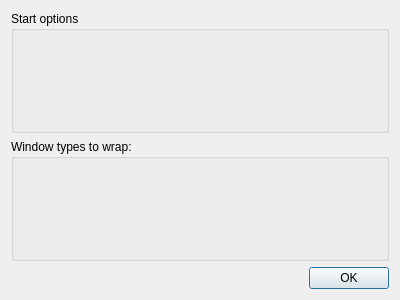
<?xml version="1.0" encoding="UTF-8"?>
<ui version="4.0">
 <class>SettingsDialog</class>
 <widget class="QDialog" name="SettingsDialog">
  <property name="geometry">
   <rect>
    <x>0</x>
    <y>0</y>
    <width>400</width>
    <height>300</height>
   </rect>
  </property>
  <property name="sizePolicy">
   <sizepolicy hsizetype="Preferred" vsizetype="Expanding">
    <horstretch>0</horstretch>
    <verstretch>0</verstretch>
   </sizepolicy>
  </property>
  <property name="windowTitle">
   <string>SkypeTab Settings</string>
  </property>
  <layout class="QVBoxLayout" name="verticalLayout">
   <property name="sizeConstraint">
    <enum>QLayout::SetMinimumSize</enum>
   </property>
   <item>
    <widget class="QGroupBox" name="startOptions">
     <property name="sizePolicy">
      <sizepolicy hsizetype="Preferred" vsizetype="Expanding">
       <horstretch>0</horstretch>
       <verstretch>0</verstretch>
      </sizepolicy>
     </property>
     <property name="title">
      <string>Start options</string>
     </property>
    </widget>
   </item>
   <item>
    <widget class="QGroupBox" name="tabClasses">
     <property name="sizePolicy">
      <sizepolicy hsizetype="Preferred" vsizetype="Expanding">
       <horstretch>0</horstretch>
       <verstretch>0</verstretch>
      </sizepolicy>
     </property>
     <property name="title">
      <string>Window types to wrap:</string>
     </property>
     <property name="flat">
      <bool>false</bool>
     </property>
     <property name="checkable">
      <bool>false</bool>
     </property>
    </widget>
   </item>
   <item>
    <widget class="QDialogButtonBox" name="buttonBox">
     <property name="orientation">
      <enum>Qt::Horizontal</enum>
     </property>
     <property name="standardButtons">
      <set>QDialogButtonBox::Ok</set>
     </property>
    </widget>
   </item>
  </layout>
 </widget>
 <resources/>
 <connections>
  <connection>
   <sender>buttonBox</sender>
   <signal>accepted()</signal>
   <receiver>SettingsDialog</receiver>
   <slot>accept()</slot>
   <hints>
    <hint type="sourcelabel">
     <x>248</x>
     <y>254</y>
    </hint>
    <hint type="destinationlabel">
     <x>157</x>
     <y>274</y>
    </hint>
   </hints>
  </connection>
  <connection>
   <sender>buttonBox</sender>
   <signal>rejected()</signal>
   <receiver>SettingsDialog</receiver>
   <slot>reject()</slot>
   <hints>
    <hint type="sourcelabel">
     <x>316</x>
     <y>260</y>
    </hint>
    <hint type="destinationlabel">
     <x>286</x>
     <y>274</y>
    </hint>
   </hints>
  </connection>
 </connections>
</ui>
